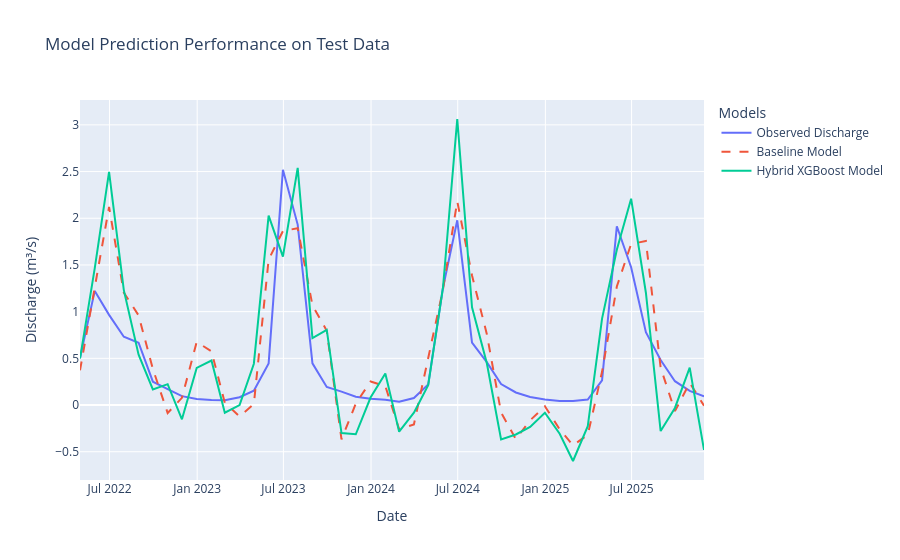

Notebook code cell kept with this figure:
### Code cell
# Cell 13 - Create a results DataFrame for plotting (use actual names from this notebook)
# Observed: y_test_true (test ground truth)
# Baseline: y_test_pred (baseline LR predictions on X_test_lagged) -> flatten and align index
# Hybrid_XGB: q_hybrid_testf (final hybrid XGB predictions on test)
# Hybrid_LSTM: no LSTM preds in notebook — fill with NaN to keep the same shape
import plotly.graph_objects as go

baseline_series = pd.Series(y_test_pred.ravel(), index=y_test_true.index, name='Baseline')
xgb_series = pd.Series(q_hybrid_testf, index=y_test_true.index, name='Hybrid_XGB')
lstm_series = pd.Series(np.nan, index=y_test_true.index, name='Hybrid_LSTM')

results_df = pd.DataFrame({
    'Observed': y_test_true,
    'Baseline': baseline_series,
    'Hybrid_XGB': xgb_series,
}, index=y_test_true.index)

# Plot the results
fig = go.Figure()
fig.add_trace(go.Scatter(x=results_df.index, y=results_df['Observed'], mode='lines', name='Observed Discharge'))
fig.add_trace(go.Scatter(x=results_df.index, y=results_df['Baseline'], mode='lines', name='Baseline Model', line=dict(dash='dash')))
fig.add_trace(go.Scatter(x=results_df.index, y=results_df['Hybrid_XGB'], mode='lines', name='Hybrid XGBoost Model'))

fig.update_layout(title='Model Prediction Performance on Test Data',
                  xaxis_title='Date',
                  yaxis_title='Discharge (m³/s)',
                  legend_title='Models')
fig.show()

### Figure 1 — Plotly figure (JSON) as saved in the notebook; plotly's stock layout.template omitted (floating-point values rounded to 4 significant figures)
{"data": [{"mode": "lines", "name": "Observed Discharge", "type": "scatter", "x": ["2022-04-30", "2022-05-31", "2022-06-30", "2022-07-31", "2022-08-31", "2022-09-30", "2022-10-31", "2022-11-30", "2022-12-31", "2023-01-31", "2023-02-28", "2023-03-31", "2023-04-30", "2023-05-31", "2023-06-30", "2023-07-31", "2023-08-31", "2023-09-30", "2023-10-31", "2023-11-30", "2023-12-31", "2024-01-31", "2024-02-29", "2024-03-31", "2024-04-30", "2024-05-31", "2024-06-30", "2024-07-31", "2024-08-31", "2024-09-30", "2024-10-31", "2024-11-30", "2024-12-31", "2025-01-31", "2025-02-28", "2025-03-31", "2025-04-30", "2025-05-31", "2025-06-30", "2025-07-31", "2025-08-31", "2025-09-30", "2025-10-31", "2025-11-30"], "y": [0.5031, 1.222, 0.9655, 0.7315, 0.6667, 0.2498, 0.1705, 0.09521, 0.06546, 0.05361, 0.05225, 0.08348, 0.1531, 0.4461, 2.52, 1.932, 0.4468, 0.1936, 0.1439, 0.08941, 0.06665, 0.05663, 0.03581, 0.07429, 0.2202, 1.255, 1.978, 0.6694, 0.4588, 0.2243, 0.1344, 0.08576, 0.05822, 0.0424, 0.04402, 0.05793, 0.2644, 1.914, 1.476, 0.7803, 0.4825, 0.2551, 0.1512, 0.09247]}, {"line": {"dash": "dash"}, "mode": "lines", "name": "Baseline Model", "type": "scatter", "x": ["2022-04-30", "2022-05-31", "2022-06-30", "2022-07-31", "2022-08-31", "2022-09-30", "2022-10-31", "2022-11-30", "2022-12-31", "2023-01-31", "2023-02-28", "2023-03-31", "2023-04-30", "2023-05-31", "2023-06-30", "2023-07-31", "2023-08-31", "2023-09-30", "2023-10-31", "2023-11-30", "2023-12-31", "2024-01-31", "2024-02-29", "2024-03-31", "2024-04-30", "2024-05-31", "2024-06-30", "2024-07-31", "2024-08-31", "2024-09-30", "2024-10-31", "2024-11-30", "2024-12-31", "2025-01-31", "2025-02-28", "2025-03-31", "2025-04-30", "2025-05-31", "2025-06-30", "2025-07-31", "2025-08-31", "2025-09-30", "2025-10-31", "2025-11-30"], "y": [0.3715, 1.244, 2.12, 1.204, 0.9596, 0.3859, -0.08515, 0.07723, 0.6754, 0.5751, 0.02375, -0.1218, 0.01039, 1.558, 1.863, 1.893, 1.068, 0.7958, -0.3683, 0.01545, 0.2522, 0.2031, -0.2591, -0.207, 0.5013, 1.237, 2.182, 1.388, 0.7607, -0.08079, -0.365, -0.1633, -0.01338, -0.2604, -0.4323, -0.3191, 0.3557, 1.269, 1.724, 1.756, 0.4006, -0.0656, 0.2382, -0.007673]}, {"mode": "lines", "name": "Hybrid XGBoost Model", "type": "scatter", "x": ["2022-04-30", "2022-05-31", "2022-06-30", "2022-07-31", "2022-08-31", "2022-09-30", "2022-10-31", "2022-11-30", "2022-12-31", "2023-01-31", "2023-02-28", "2023-03-31", "2023-04-30", "2023-05-31", "2023-06-30", "2023-07-31", "2023-08-31", "2023-09-30", "2023-10-31", "2023-11-30", "2023-12-31", "2024-01-31", "2024-02-29", "2024-03-31", "2024-04-30", "2024-05-31", "2024-06-30", "2024-07-31", "2024-08-31", "2024-09-30", "2024-10-31", "2024-11-30", "2024-12-31", "2025-01-31", "2025-02-28", "2025-03-31", "2025-04-30", "2025-05-31", "2025-06-30", "2025-07-31", "2025-08-31", "2025-09-30", "2025-10-31", "2025-11-30"], "y": [0.4971, 1.466, 2.497, 1.231, 0.5393, 0.1664, 0.2232, -0.1531, 0.3969, 0.4769, -0.0823, -0.001381, 0.4423, 2.028, 1.589, 2.54, 0.7166, 0.8047, -0.3001, -0.3134, 0.08044, 0.3383, -0.2853, -0.08113, 0.2123, 1.256, 3.063, 1.047, 0.4496, -0.3676, -0.3156, -0.2338, -0.08261, -0.3077, -0.5993, -0.2269, 0.9257, 1.662, 2.21, 1.202, -0.2785, -0.03143, 0.3998, -0.4802]}], "layout": {"legend": {"title": {"text": "Models"}}, "title": {"text": "Model Prediction Performance on Test Data"}, "xaxis": {"title": {"text": "Date"}}, "yaxis": {"title": {"text": "Discharge (m³/s)"}}}}
